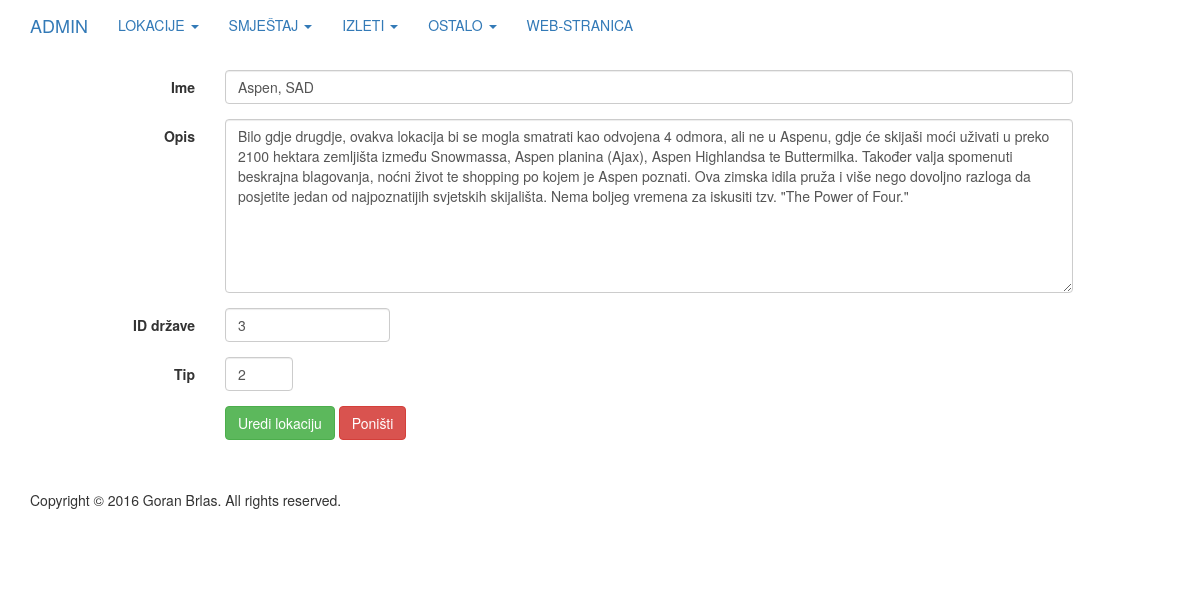
Page /admin/editLocations.php?value=13 on the committed database.
### tables this page shows
CREATE TABLE IF NOT EXISTS `lokacija` (
  `idLokacija` int(11) NOT NULL AUTO_INCREMENT,
  `ime` varchar(50) NOT NULL,
  `opis` varchar(1000) NOT NULL,
  `tip` int(11) NOT NULL,
  `idDrzava` int(11) NOT NULL,
  `pregledi` int(11) NOT NULL DEFAULT '0',
  PRIMARY KEY (`idLokacija`),
  KEY `idDrzava` (`idDrzava`)
);

### admin/editLocations.php (the view, shortened to what this page needs)
<!DOCTYPE html>
<html lang="en">
<head>
    <link href="../css/custom.css" rel="stylesheet">
    <link href="../css/bootstrap.min.css" rel="stylesheet">
    <link href="../css/1-col-portfolio.css" rel="stylesheet">
</head>
<body>
<nav class="navbar navbar navbar-fixed-top" role="navigation">
    <div class="container">
        <div class="navbar-header">
            <a class="navbar-brand" href="../admin.php?logged=true">ADMIN</a>
        </div>
        <div class="collapse navbar-collapse" id="bs-example-navbar-collapse-1">
            <ul class="nav navbar-nav">
                <li class="dropdown">
                    <a class="dropdown-toggle" data-toggle="dropdown" href="#">LOKACIJE
                        <span class="caret"></span></a>
                </li>
                <li class="dropdown">
                    <a class="dropdown-toggle" data-toggle="dropdown" href="#">SMJEŠTAJ
                        <span class="caret"></span></a>
                </li>
                <li class="dropdown">
                    <a class="dropdown-toggle" data-toggle="dropdown" href="#">IZLETI
                        <span class="caret"></span></a>
                </li>
                <li class="dropdown">
                    <a class="dropdown-toggle" data-toggle="dropdown" href="#">OSTALO
                        <span class="caret"></span></a>
                </li>
                <li>
                    <a href="../index.php">WEB-STRANICA</a>
                </li>
            </ul>
        </div>
    </div>
</nav>
<div class="container">
    <?php
    include "spajanje_na_bazu.php";
    $id = $_GET['value'];
    if (! isset($_GET['changed'])) {
        $upit = "SELECT idLokacija, ime, opis, tip, idDrzava FROM lokacija WHERE idLokacija = $id";
        $rezultat = mysqli_query($veza, $upit) or die ("1" . mysqli_error($veza));
        $redak = mysqli_fetch_array($rezultat, MYSQLI_ASSOC);
        $ime = $redak['ime'];
        $opis = $redak['opis'];
        $tip = $redak['tip'];
        $idDrzava = $redak['idDrzava'];
        echo "<form class=\"form-horizontal\" action=\"./editLocations.php?value=$id&changed=true\" method=\"post\">
            <div class=\"form-group\">
                <label for=\"name\" class=\"col-sm-2 control-label\">Ime</label>
                <div class=\"col-sm-9\">
                    <input name=\"name\" class=\"form-control\" id=\"name\" value=\"$ime\">
                </div>
            </div>
            <div class=\"form-group\">
                <label for=\"description\" class=\"col-sm-2 control-label\">Opis</label>
                <div class=\"col-sm-9\">
                    <textarea name=\"description\" class=\"form-control\" rows=\"8\">$opis</textarea>
                </div>
            </div>
            <div class=\"form-group\">
                <label for=\"state\" class=\"col-sm-2 control-label\">ID države</label>
                <div class=\"col-sm-2\">
                    <input name=\"state\" class=\"form-control\" id=\"state\" value=\"$idDrzava\">
                </div>
            </div>
            <div class=\"form-group\">
                <label for=\"type\" class=\"col-sm-2 control-label\">Tip</label>
                <div class=\"col-sm-1\">
                    <input name=\"type\" class=\"form-control\" id=\"type\" value=\"$tip\">
                </div>
            </div>
            <div class=\"form-group\">
                <div class=\"col-sm-offset-2 col-sm-10\">
                    <button name=\"saveForm\" type=\"submit\" class=\"btn btn-success\">Uredi lokaciju</button>
                    <button name='reset' type=\"reset\" class=\"btn btn-danger\">Poništi</button>
                </div>
            </div>
        </form>";
    }
    ?>
    <footer>
        <div class="row">
            <div class="col-lg-12">
                <p>Copyright &copy; 2016 Goran Brlas. All rights reserved.</p>
            </div>
        </div>
    </footer>
</div>
</body>
</html>

### css/custom.css (style rules this page uses)
.navbar { background-color: #ffffff; border-bottom: 2px solid; border-color: #0066ff; }

### css/1-col-portfolio.css (style rules this page uses)
body { padding-top: 70px; }
footer { margin: 50px 0; }

### rows in the picture
lokacija: name "Aspen, SAD", description "Bilo gdje drugdje, ovakva lokacija bi se mogla smatrati kao odvojena 4 odmora, ali ne u Aspenu, gdje će skijaši moći uživati u preko 2100 hektara zemljišta između Snowmassa, Aspen planina (Ajax), Aspen Highlandsa te Buttermilka. Također valja spomenuti beskrajna blagovanja, noćni život te shopping po kojem je Aspen poznati. Ova zimska idila pruža i više nego dovoljno razloga da posjetite jedan od najpoznatijih svjetskih skijališta. Nema boljeg vremena za iskusiti tzv. \"The Power of Four.\"", state "3", type "2"
